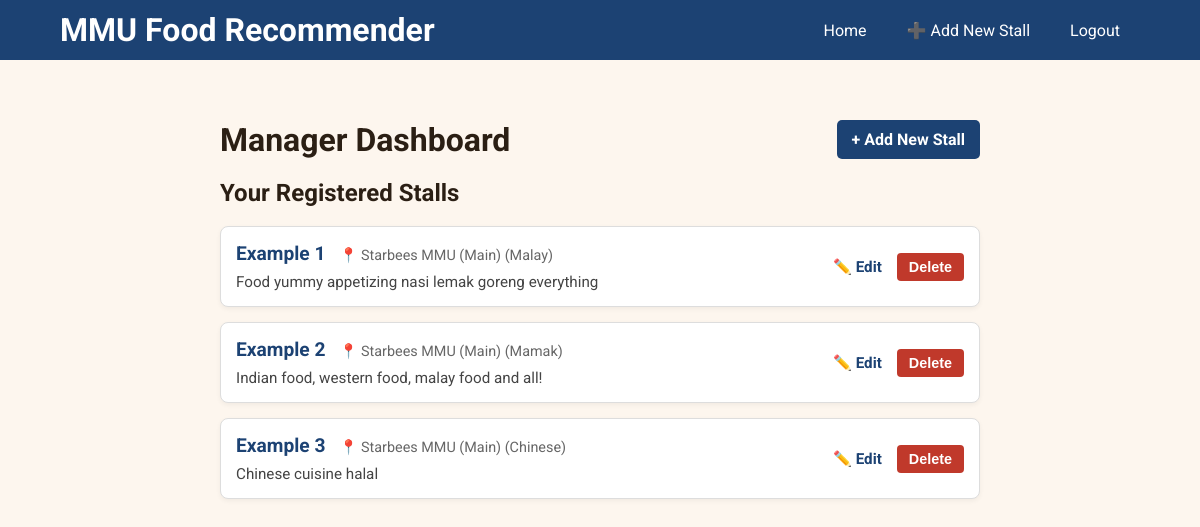
Page /manager_dashboard (signed in) on the committed database.
### app.py (models this page shows)
class Stall(db.Model):
    id = db.Column(db.Integer, primary_key=True)
    name = db.Column(db.String(120), nullable=False)
    location_id = db.Column(db.Integer, db.ForeignKey('location.id'), nullable=False)
    category = db.Column(db.String(100))
    description = db.Column(db.Text)
    manager_id = db.Column(db.Integer, db.ForeignKey('user.id'))
    food_type = db.Column(db.String(50))
    price_range = db.Column(db.String(10), nullable=False, default="RM")
    image_file = db.Column(db.String(100), nullable=False, default='default_stall.jpg')
    reviews = db.relationship('Review', backref='stall', cascade="all, delete-orphan", lazy=True)

class Location(db.Model):
    id = db.Column(db.Integer, primary_key=True)
    name = db.Column(db.String(120), nullable=False)
    stalls = db.relationship('Stall', backref='place', lazy=True)

### app.py (the view)
@app.route('/manager_dashboard')
@login_required
def manager_dashboard():
    if current_user.role != 'manager':
        flash("Access denied. Managers only.")
        return redirect(url_for('home'))
    my_stalls = Stall.query.filter_by(manager_id=current_user.id).all()
    return render_template('manager_dashboard.html', stalls=my_stalls)

### app.py (called while the page is built)
@login_manager.user_loader
def load_user(user_id):
    return User.query.get(int(user_id))

### templates/manager_dashboard.html (shortened to what this page needs)
<!DOCTYPE html>
<html lang="en">
<head>
    <link rel="stylesheet" href="{{ url_for('static', filename='style2.css') }}">
    <link rel="stylesheet" href="https://cdnjs.cloudflare.com/ajax/libs/font-awesome/4.7.0/css/font-awesome.min.css">
</head>
<body>
    <header>
        <div class="container">
            <h1 class="logo">MMU Food Recommender</h1>
            <nav>
                <ul class="nav-list">
                    <li><a href="{{ url_for('home') }}" style="color: inherit; text-decoration: none;">Home</a></li>
                    <li><a href="{{ url_for('add_stall') }}" style="color: inherit; text-decoration: none;">➕ Add New Stall</a></li>
                    <li><a href="{{ url_for('logout') }}" style="color: inherit; text-decoration: none;">Logout</a></li>
                </ul>
            </nav>
        </div>
    </header>
    <main style="max-width: 800px; margin: 40px auto; padding: 20px;">
        <div style="display: flex; justify-content: space-between; align-items: center; margin-bottom: 20px;">
            <h1>Manager Dashboard</h1>
            <a href="{{ url_for('add_stall') }}" style="background: #1c4273; color: white; padding: 10px 15px; text-decoration: none; border-radius: 5px; font-weight: bold;">
                + Add New Stall
            </a>
        </div>
        <h2>Your Registered Stalls</h2>
        <br>
        <ul style="list-style: none; padding: 0;">
            {% for stall in stalls %}
              <li style="background: #fff; margin-bottom: 15px; padding: 15px; border-radius: 8px; border: 1px solid #ddd; display: flex; justify-content: space-between; align-items: center; box-shadow: 0 2px 5px rgba(0,0,0,0.05);">
                <div>
                  <strong style="font-size: 1.2rem; color: #1c4273;">{{ stall.name }}</strong>
                  <span style="color: #666; font-size: 0.9rem; margin-left: 10px;">📍 {{ stall.place.name }} ({{ stall.category }})</span>
                  <p style="margin-top: 8px; color: #444; font-size: 0.95rem;">{{ stall.description }}</p>
                </div>
                <div style="display: flex; gap: 15px; align-items: center;">
                  <a href="{{ url_for('edit_stall', stall_id=stall.id) }}" style="color: #1c4273; text-decoration: none; font-weight: bold; font-size: 0.95rem;">
                    ✏️ Edit
                  </a>
                  <form action="{{ url_for('delete_stall', stall_id=stall.id) }}" method="POST" style="display:inline;">
                    <button type="submit" onclick="return confirm('Are you sure you want to delete this stall?')" style="color: white; background: #c0392b; border: none; padding: 6px 12px; border-radius: 4px; cursor: pointer; font-size: 0.9rem; font-weight: bold;">
                      Delete
                    </button>
                  </form>
                </div>
              </li>
            {% else %}
              <li style="color: #777; background: #f9f9f9; padding: 20px; border-radius: 8px; text-align: center; border: 1px dashed #ccc;">
                  No stalls registered under your manager account yet. <a href="{{ url_for('add_stall') }}" style="color: #1c4273; font-weight: bold;">Add one now.</a>
              </li>
            {% endfor %}
        </ul>
    </main>
</body>
</html>

### static/style2.css (style rules this page uses)
html { scroll-behavior: smooth; }
:root { --cream: #fdf6ee; --warm-white: #fff9f2; --orange: #e07b39; --orange-light: #fbecd9; --dark: #2b1f14; --mid: #6b4f35; --muted: #a08060; --border: #e2cdb5; --green: #3d7a56; --green-light: #e4f2ea; --red: #c0392b; --gold: #f0a500; --radius: 10px; --shadow: 0 2px 12px rgba(43, 31, 20, 0.08); }
* { margin: 0; padding: 0; box-sizing: border-box; }
body { font-family: 'Roboto'; width: 100%; min-height: 100vh; background: var(--cream); color: var(--dark); }
header { height: 60px; width: 100%; color: white; background:#1c4273; display: flex; align-items: center; position: sticky; top: 0; z-index: 999; }
.container { width: 90%; margin: 0 auto; display: flex; align-items: center; justify-content: space-between; }
.nav-list li a { text-decoration: none; color: white; list-style: none; display: inline; margin-right: 20px; }
.nav-list { display: flex; align-items: center; gap: 20px; list-style: none; }

### rows in the picture
Stall: name "Example 1", place.name "Starbees MMU (Main)", category "Malay", description "Food yummy appetizing nasi lemak goreng everything"
Stall: name "Example 2", place.name "Starbees MMU (Main)", category "Mamak", description "Indian food, western food, malay food and all!"
Stall: name "Example 3", place.name "Starbees MMU (Main)", category "Chinese", description "Chinese cuisine halal"
